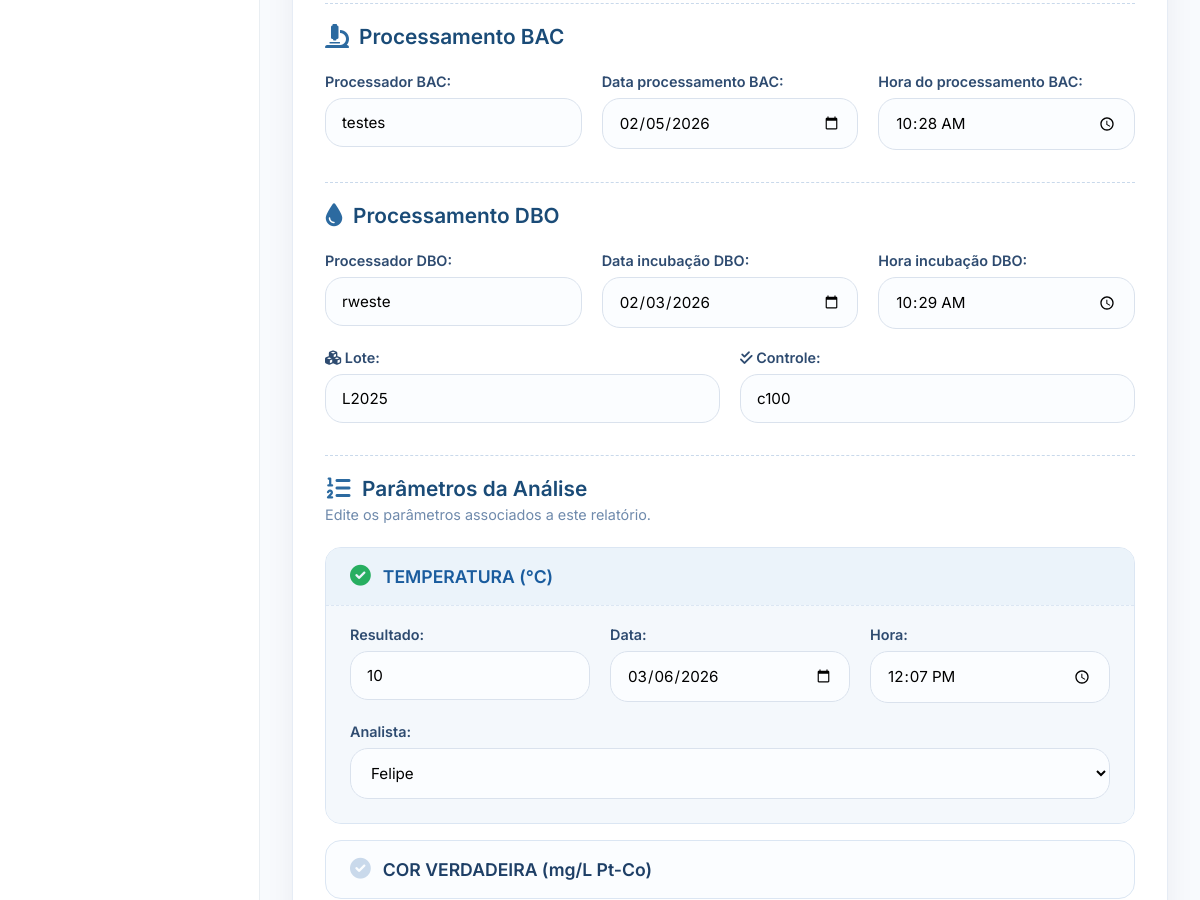
/relatorio/7/ (middle part), run on an earlier commit of the app's database.
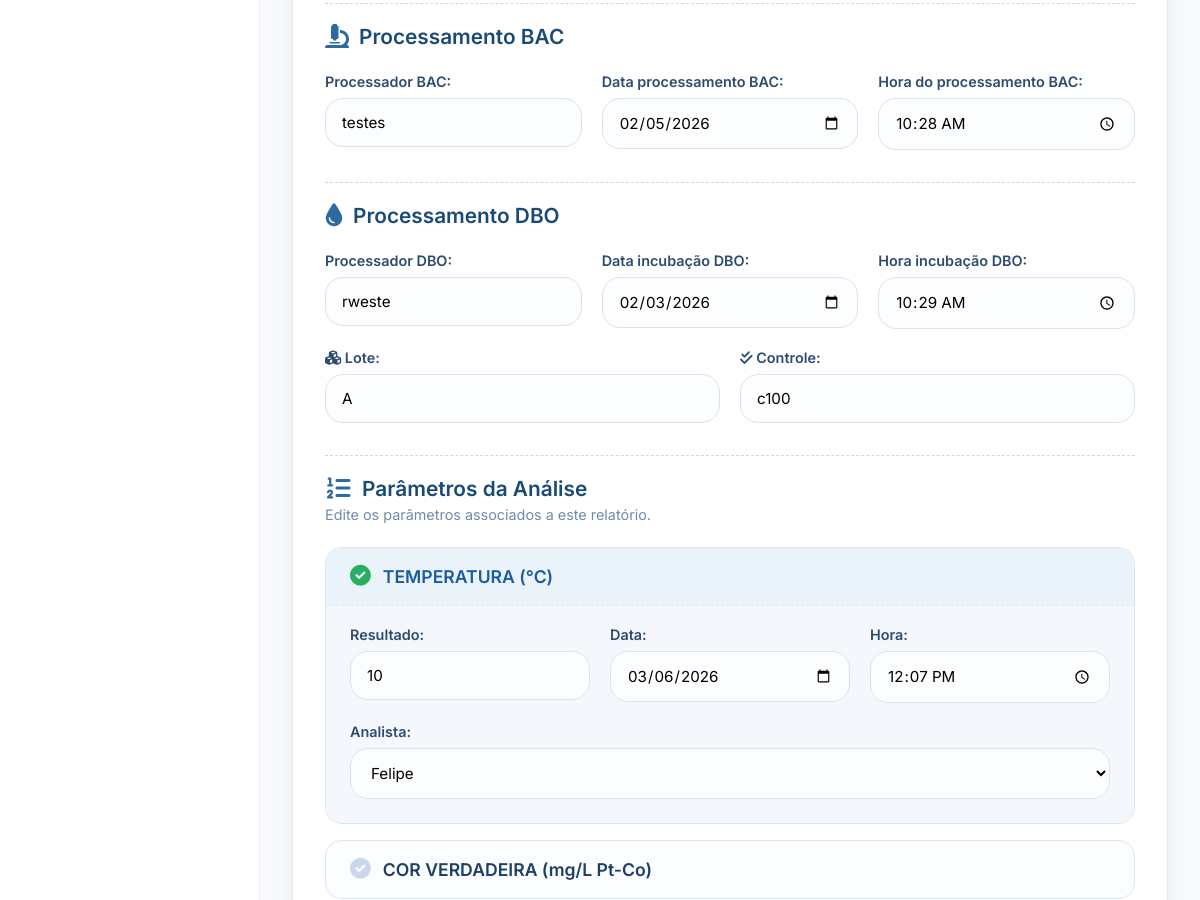
And on a later commit of the database.
### analises/models.py (models this page shows, shortened)
class Analises(models.Model):
    origem = models.ForeignKey('Origem', on_delete=models.CASCADE)
    amostra = models.CharField(max_length=100, blank=True, null=True)
    data_coleta = models.DateField(null=True, blank=True)
    hora_coleta = models.TimeField(null=True, blank=True)
    coletador = models.ForeignKey('Analista', on_delete=models.SET_NULL, null=True, related_name='coletas_realizadas')
    estacao = models.CharField(max_length=100)
    processador_bac = models.CharField(max_length=100, blank=True, null=True)
    data_processamento_bac = models.DateField(null=True, blank=True)
    hora_processamento_bac = models.TimeField(null=True, blank=True)
    processador_dbo = models.CharField(max_length=100, blank=True, null=True)
    data_incubacao_dbo = models.DateField(null=True, blank=True)
    hora_incubacao_dbo = models.TimeField(null=True, blank=True)
    lote = models.CharField(max_length=100)
    controle = models.CharField(max_length=100)
    obs = models.TextField(max_length=500, blank=True, null=True)

### analises/views.py (the view)
# urls.py: path('relatorio/<int:id>/', views.ver_relatorio, name='ver_relatorio'),
def ver_relatorio(request, id):
    analise = get_object_or_404(Analises, id=id)
    todos_parametros = Parametro.objects.all()
    salvos = AnaliseParametro.objects.filter(analise=analise)
    salvos_dict = {sp.parametro_id: sp for sp in salvos}
    parametros_detalhados = []
    for p in todos_parametros:
        parametros_detalhados.append({
            'parametro': p,
            'salvo': salvos_dict.get(p.id)
        })
    contexto = {
        'relatorio': analise,
        'origens': Origem.objects.all().order_by('nome'),
        'coletadores': Analista.objects.all().order_by('nome'),
        'analistas': Analista.objects.all().order_by('nome'),
        'parametros_detalhados': parametros_detalhados,
    }
    return render(request, 'ver_relatorio.html', contexto)

### analises/templates/ver_relatorio.html (shortened to what the changed rows need)
{% extends 'index.html' %}
{% block content %}
<div class="form-card">
    <form method="post" action="{% url 'atualizar_relatorio' relatorio.id %}">
        <div class="form-row">
            <div class="form-group">
                <label for="processador_bac">Processador BAC:</label>
                <input type="text" id="processador_bac" name="processador_bac" value="{{ relatorio.processador_bac }}">
            </div>
            <div class="form-group">
                <label for="data_processamento_bac">Data processamento BAC:</label>
                <input type="date" id="data_processamento_bac" name="data_processamento_bac"
                    value="{{ relatorio.data_processamento_bac|date:'Y-m-d' }}">
            </div>
            <div class="form-group">
                <label for="hora_processamento_bac">Hora do processamento BAC:</label>
                <input type="time" id="hora_processamento_bac" name="hora_processamento_bac"
                    value="{{ relatorio.hora_processamento_bac|time:'H:i' }}">
            </div>
        </div>
        <div class="form-row">
            <div class="form-group">
                <label for="processador_dbo">Processador DBO:</label>
                <input type="text" id="processador_dbo" name="processador_dbo" value="{{ relatorio.processador_dbo }}">
            </div>
            <div class="form-group">
                <label for="data_incubacao_dbo">Data incubação DBO:</label>
                <input type="date" id="data_incubacao_dbo" name="data_incubacao_dbo"
                    value="{{ relatorio.data_incubacao_dbo|date:'Y-m-d' }}">
            </div>
            <div class="form-group">
                <label for="hora_incubacao_dbo">Hora incubação DBO:</label>
                <input type="time" id="hora_incubacao_dbo" name="hora_incubacao_dbo"
                    value="{{ relatorio.hora_incubacao_dbo|time:'H:i' }}">
            </div>
        </div>
        <div class="form-row">
            <div class="form-group">
                <label for="lote"><i class="fas fa-cubes"></i> Lote:</label>
                <input type="text" id="lote" name="lote" value="{{ relatorio.lote }}">
            </div>
            <div class="form-group">
                <label for="controle"><i class="fas fa-check-double"></i> Controle:</label>
                <input type="text" id="controle" name="controle" value="{{ relatorio.controle }}">
            </div>
        </div>
    </form>
</div>
{% endblock %}

What changed in the data, as far as the page shows it:
changed Analises "testes": lote "L2025" → "A"
